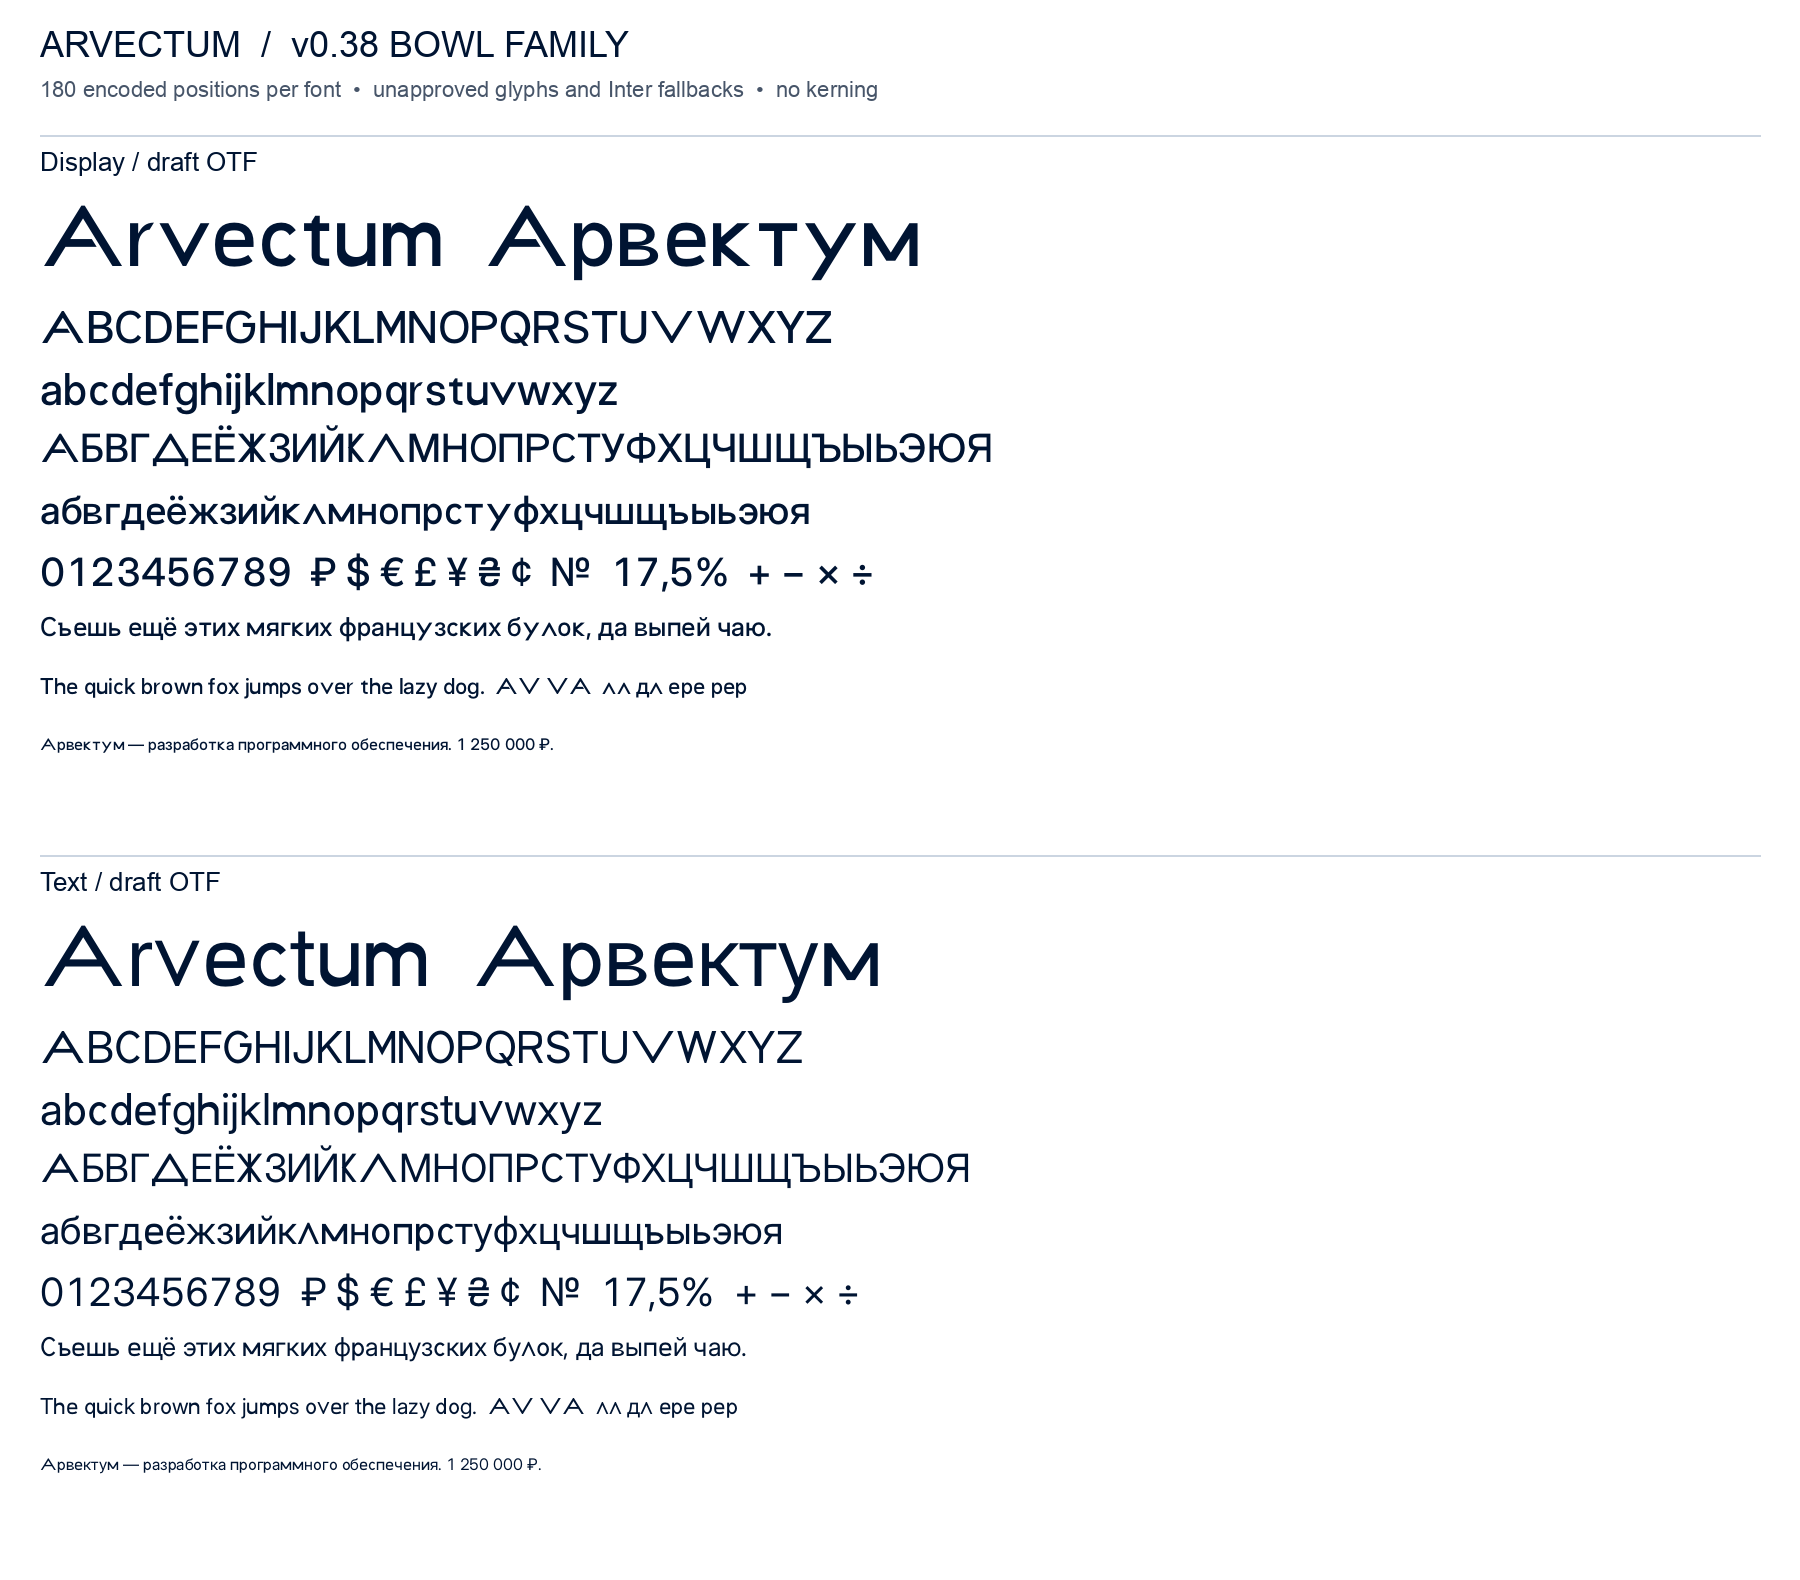

Reproduce this figure in Python.
from pathlib import Path
from PIL import Image,ImageDraw,ImageFont
import json,subprocess
P=Path(__file__).resolve().parent
fonts=sorted((P/'experimental').glob('*.otf'))
assert len(fonts)==2
W,H=1800,1580
im=Image.new('RGB',(W,H),'white');dr=ImageDraw.Draw(im)
system='/System/Library/Fonts/Supplemental/Arial.ttf'
lab=lambda size:ImageFont.truetype(system,size)
navy='#001432';mint='#41B599'
dr.text((40,24),'ARVECTUM  /  v0.38 BOWL FAMILY',font=lab(36),fill=navy)
dr.text((40,77),'180 encoded positions per font  •  unapproved glyphs and Inter fallbacks  •  no kerning',font=lab(22),fill='#475569')
reports={}
for i,p in enumerate(fonts):
    y=135+i*720;style='Display' if 'Display' in p.name else 'Text'
    dr.line((40,y,W-40,y),fill='#cbd5e1',width=2)
    dr.text((40,y+12),style+' / draft OTF',font=lab(26),fill=navy)
    dr.text((40,y+50),'Arvectum  Арвектум',font=ImageFont.truetype(str(p),83),fill=navy)
    for j,(size,s) in enumerate([(44,'ABCDEFGHIJKLMNOPQRSTUVWXYZ'),(44,'abcdefghijklmnopqrstuvwxyz'),(39,'АБВГДЕЁЖЗИЙКЛМНОПРСТУФХЦЧШЩЪЫЬЭЮЯ'),(39,'абвгдеёжзийклмнопрстуфхцчшщъыьэюя'),(39,'0123456789  ₽ $ € £ ¥ ₴ ¢  №  17,5%  + − × ÷'),(26,'Съешь ещё этих мягких французских булок, да выпей чаю.'),(22,'The quick brown fox jumps over the lazy dog.  AV VA  лл дл ере рер'),(16,'Арвектум — разработка программного обеспечения. 1 250 000 ₽.')]):
        f=ImageFont.truetype(str(p),size)
        assert dr.textlength(s,font=f)<W-80,(style,size,s,dr.textlength(s,font=f))
        dr.text((40,y+165+j*62),s,font=f,fill=navy)
    checks={}
    for size in [12,16,24,40,72]:
        f=ImageFont.truetype(str(p),size)
        word='Arvectum Арвектум Ёё 0123456789'
        bbox=f.getbbox(word);assert bbox[2]>bbox[0] and bbox[3]>bbox[1]
        mask=f.getmask(word);assert mask.getbbox()
        checks[str(size)]={'width':f.getlength(word),'bbox':bbox}
    hb=subprocess.run(['hb-shape','--output-format=json',str(p),'Arvectum Арвектум Ёё 0123456789 ₽'],check=True,capture_output=True,text=True)
    glyphs=json.loads(hb.stdout);assert all(x['g']!='.notdef' for x in glyphs)
    reports[style]={'freetype':checks,'harfbuzz_shaped_glyphs':len(glyphs),'notdef':0}
im.save(P/'proof.png')
(P/'render-qa.json').write_text(json.dumps(reports,ensure_ascii=False,indent=2)+'\n')
im.thumbnail((1050,950));im.save('/tmp/arvectum-v038-proof.jpg',quality=82,optimize=True)
print(reports)
